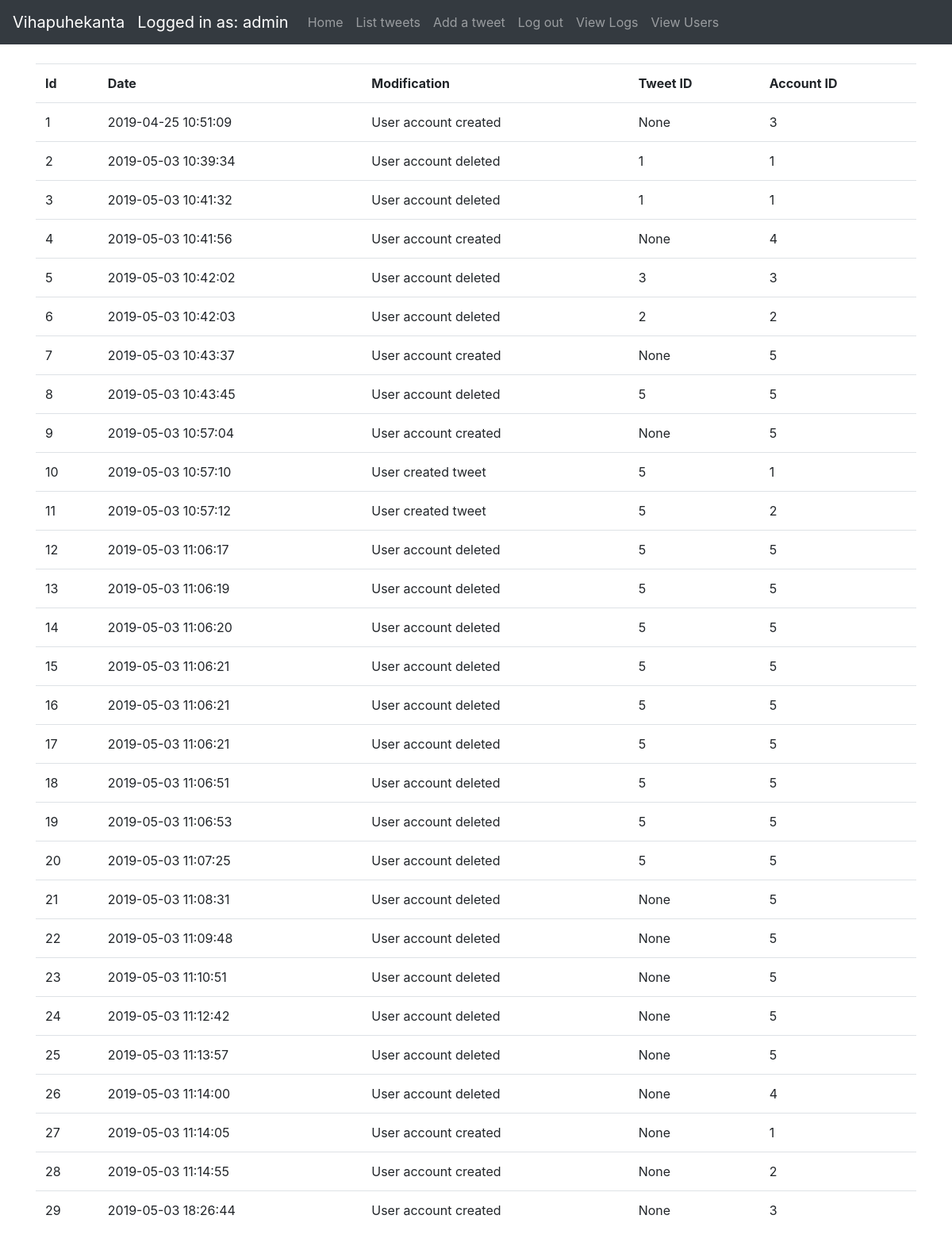
Before: /logs/list (signed in) with the older database file.
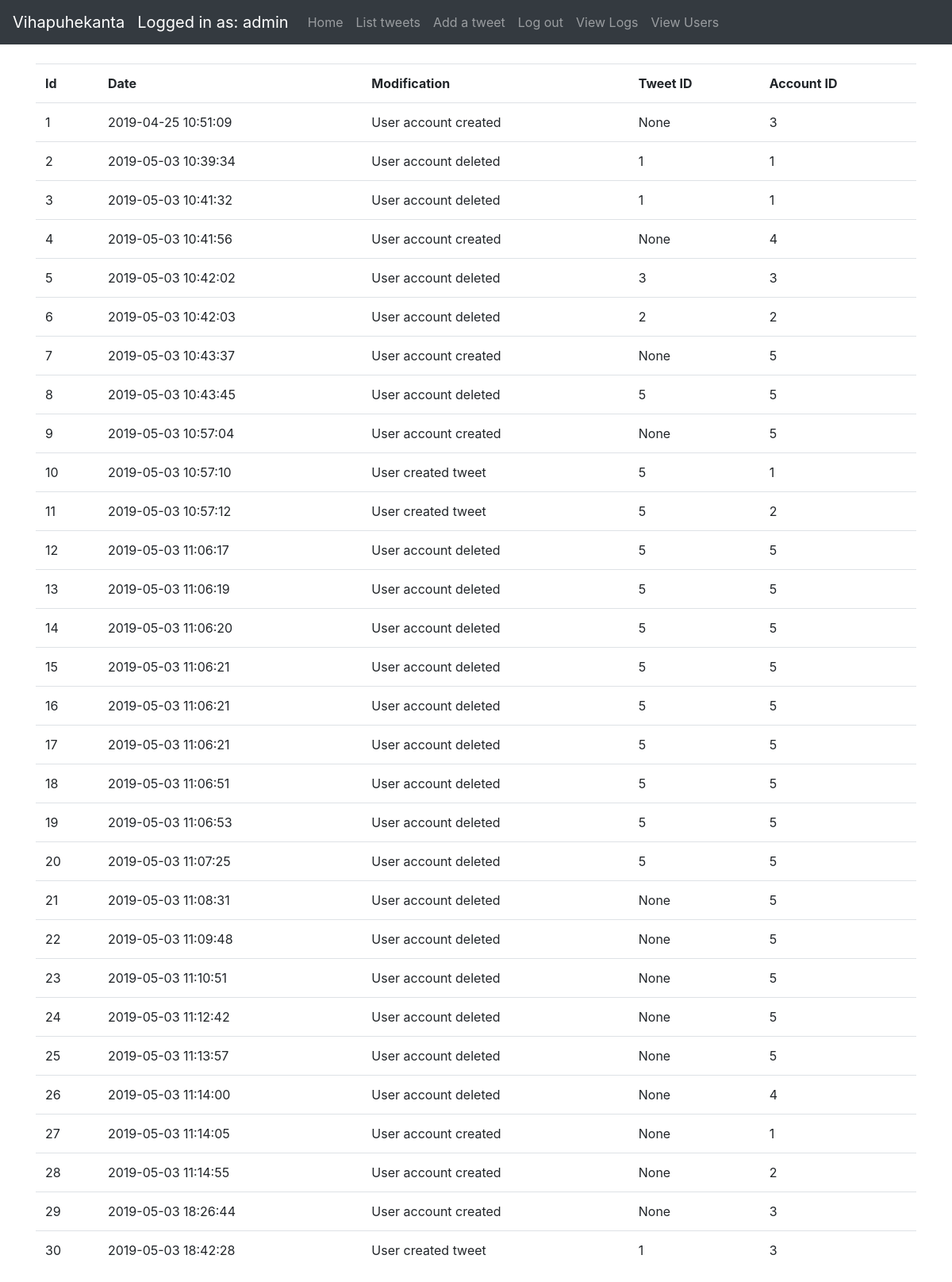
After: the same page with the newer database file.
### application/auth/models.py (models this page shows, shortened)
class User(db.Model):
    __tablename__ = "account"
    id = db.Column(db.Integer, primary_key=True)
    date_created = db.Column(db.DateTime, default=db.func.current_timestamp())
    date_modified = db.Column(db.DateTime, default=db.func.current_timestamp(),
                              onupdate=db.func.current_timestamp())
    name = db.Column(db.String(144), nullable=False)
    username = db.Column(db.String(144), nullable=False)
    password = db.Column(db.String(144), nullable=False)
    urole = db.Column(db.String(80))
    tweets = db.relationship("Tweet", backref='account', lazy=True)
    def roles(self):
        if self.urole == "ADMIN":
            return ["ADMIN"]
        else:
            return ["USER"]

### application/logs/models.py (models this page shows, shortened)
class Log(db.Model):
    __tablename__ = "logs"
    id = db.Column(db.Integer, primary_key=True)
    date_created = db.Column(db.DateTime, default=db.func.current_timestamp())
    modification = db.Column(db.String(144), nullable=False)
    account_id = db.Column(db.Integer, nullable=False)
    tweet_id = db.Column(db.Integer, nullable=True)

### application/logs/views.py (the view)
@app.route("/logs/list", methods=["GET"])
@login_required(role="ADMIN")
def view_logs():
    logs = db.session().query(Log).all()
    return render_template("logs/list.html", logs=logs)

### application/__init__.py (called while the page is built)
def login_required(role="ADMIN"):
    def wrapper(fn):
        @wraps(fn)
        def decorated_view(*args, **kwargs):
            if not current_user:
                return login_manager.unauthorized()
            if not current_user.is_authenticated:
                return login_manager.unauthorized()
            unauthorized = False
            if role != "ANY":
                unauthorized = True
                for user_role in current_user.roles():
                    if user_role == "ADMIN":
                        unauthorized = False
                        break
            if unauthorized:
                return login_manager.unauthorized()
            return fn(*args, **kwargs)
        return decorated_view
    return wrapper

@login_manager.user_loader
def load_user(user_id):
    return User.query.get(user_id)

### application/templates/logs/list.html (shortened to what this page needs)
{% extends "layout.html" %}
{% block body %}
    {% if current_user.is_authenticated %}
        <table class="table table-hover">
            <tr>
                <th>Id</th>
                <th>Date</th>
                <th>Modification</th>
                <th>Tweet ID</th>
                <th>Account ID</th>
            </tr>
            {% for log in logs %}
                <tr>
                    <td>{{ log.id }}</td>
                    <td>{{ log.date_created }}</td>
                    <td>{{ log.modification }}</td>
                    <td>{{ log.tweet_id}}</td>
                    <td>{{ log.account_id}}</td>
                </tr>
            {% endfor %}
        </table>
    {% else %}
        <div>Log in</div>
    {% endif %}
{% endblock %}

### application/templates/layout.html (shortened to what this page needs)
<!DOCTYPE html>
<html>
<head>
    <link rel="stylesheet" href="https://maxcdn.bootstrapcdn.com/bootstrap/4.0.0/css/bootstrap.min.css"
>
</head>
<body>
<nav class="navbar navbar-expand-md navbar-dark bg-dark mb-4">
    <a class="navbar-brand" href="#">Vihapuhekanta</a>
    {% if current_user.is_authenticated %}
        <ul class="navbar-nav mr-auto">
            <li>
                <a class="navbar-brand" href="#">Logged in as: {{ current_user.name }}</a>
            </li>
            <li class="nav-item">
                <a class="nav-link" href="/">Home</a>
            </li>
            <li class="nav-item">
                <a class="nav-link" href="{{ url_for('tweets_index') }}">List tweets</a>
            </li>
            <li class="nav-item">
                <a class="nav-link" href="{{ url_for('tweets_form') }}">Add a tweet</a>
            </li>
            <li class="nav-item">
                <a class="nav-link" href="{{ url_for('auth_logout') }}">Log out</a>
            </li>
            {% if current_user.urole == "ADMIN" %}
                <li class="nav-item">
                    <a class="nav-link" href="{{ url_for('view_logs') }}">View Logs</a>
                </li>
                <li class="nav-item">
                    <a class="nav-link" href="{{ url_for('auth_users') }}">View Users</a>
                </li>
            {% endif %}
        </ul>
    {% endif %}
</nav>
<main role="main" class="container">
    {% block body %}{% endblock %}
</main>
</body>
</html>

Changed rows visible on the page:
added Log: id "30", date_created "2019-05-03 18:42:28", modification "User created tweet", tweet_id "1", account_id "3"
